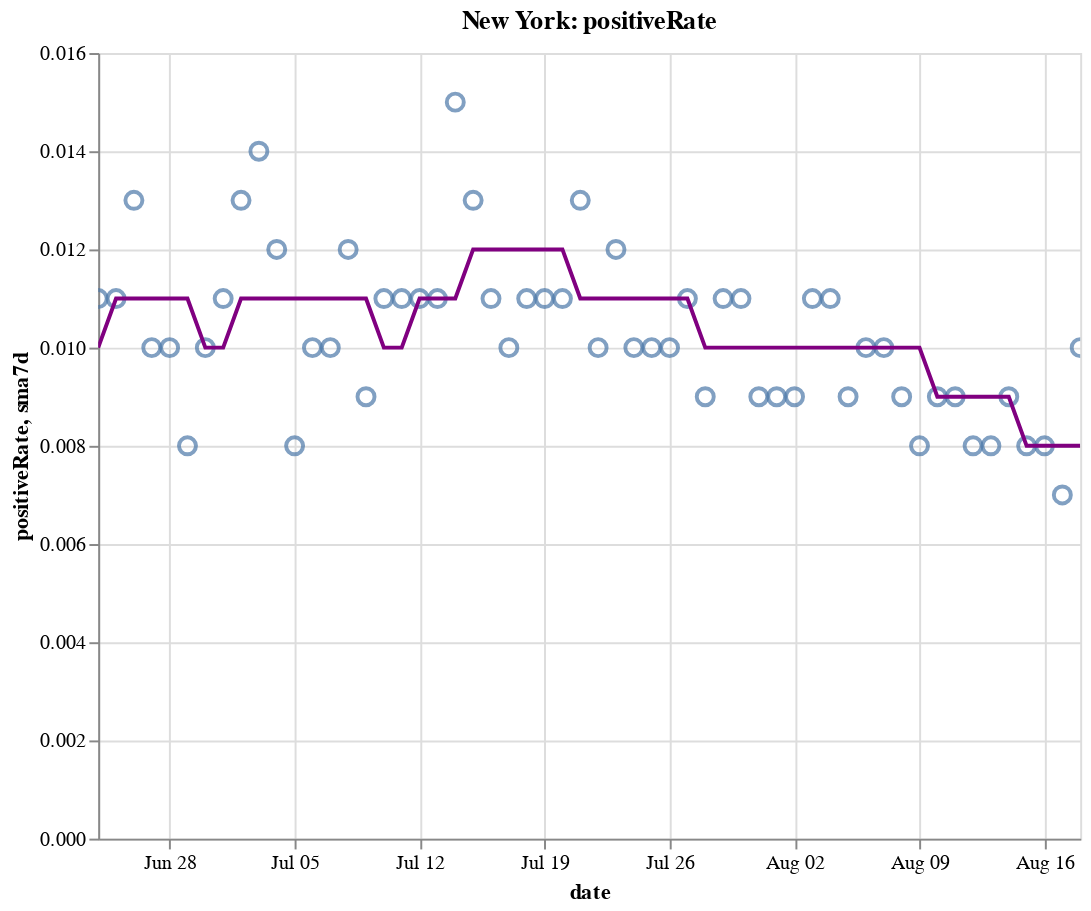

The notebook cell this image was saved under:
### Code cell
create_plot(ny, 'positiveRate')

### Figure 1 — Vega-Lite specification as saved in the notebook (floating-point values rounded to 4 significant figures)
{"config": {"view": {"continuousWidth": 400, "continuousHeight": 300}}, "layer": [{"layer": [{"mark": {"type": "point", "size": 75}, "encoding": {"tooltip": [{"type": "temporal", "field": "date"}, {"type": "quantitative", "field": "positiveRate"}, {"type": "quantitative", "field": "sma7d"}], "x": {"type": "temporal", "field": "date"}, "y": {"type": "quantitative", "field": "positiveRate"}}, "selection": {"selector010": {"type": "interval", "bind": "scales", "encodings": ["x", "y"]}}}, {"mark": {"type": "line", "color": "purple"}, "encoding": {"x": {"type": "temporal", "field": "date"}, "y": {"type": "quantitative", "field": "sma7d"}}}]}, {"mark": {"type": "rule", "color": "#aaa"}, "encoding": {"x": {"type": "temporal", "field": "date"}}, "transform": [{"filter": {"selection": "selector009"}}]}, {"mark": "circle", "encoding": {"opacity": {"condition": {"value": 1, "selection": "selector009"}, "value": 0}, "tooltip": [{"type": "temporal", "field": "date"}, {"type": "quantitative", "field": "positiveRate"}, {"type": "quantitative", "field": "sma7d"}], "x": {"type": "temporal", "field": "date"}, "y": {"type": "quantitative", "field": "positiveRate"}}, "selection": {"selector009": {"type": "single", "encodings": ["x"], "on": "mouseover", "nearest": true, "empty": "none"}}}, {"mark": {"type": "text", "align": "left", "dx": 5, "dy": -5, "stroke": "white", "strokeWidth": 2}, "encoding": {"text": {"type": "quantitative", "field": "positiveRate"}, "tooltip": [{"type": "temporal", "field": "date"}, {"type": "quantitative", "field": "positiveRate"}, {"type": "quantitative", "field": "sma7d"}], "x": {"type": "temporal", "field": "date"}, "y": {"type": "quantitative", "field": "positiveRate"}}, "transform": [{"filter": {"selection": "selector009"}}]}, {"mark": {"type": "text", "align": "left", "dx": 5, "dy": -5}, "encoding": {"text": {"type": "quantitative", "field": "positiveRate"}, "tooltip": [{"type": "temporal", "field": "date"}, {"type": "quantitative", "field": "positiveRate"}, {"type": "quantitative", "field": "sma7d"}], "x": {"type": "temporal", "field": "date"}, "y": {"type": "quantitative", "field": "positiveRate"}}, "transform": [{"filter": {"selection": "selector009"}}]}], "data": {"name": "data-8b6a9255118e4d692d11789db89bf34c"}, "height": 400, "title": "New York: positiveRate", "width": 500, "$schema": "https://vega.github.io/schema/vega-lite/v4.8.1.json", "datasets": {"data-8b6a9255118e4d692d11789db89bf34c": [{"date": "2020-06-24T00:00:00", "totalTestResultsIncrease": 51140.0, "positiveIncrease": 581.0, "death": 24780.0, "deathIncrease": 16.0, "positiveRate": 0.011, "state": "New York", "sma7d": 0.01}, {"date": "2020-06-25T00:00:00", "totalTestResultsIncrease": 67640.0, "positiveIncrease": 749.0, "death": 24800.0, "deathIncrease": 18.0, "positiveRate": 0.011, "state": "New York", "sma7d": 0.011}, {"date": "2020-06-26T00:00:00", "totalTestResultsIncrease": 61720.0, "positiveIncrease": 805.0, "death": 24810.0, "deathIncrease": 14.0, "positiveRate": 0.013, "state": "New York", "sma7d": 0.011}, {"date": "2020-06-27T00:00:00", "totalTestResultsIncrease": 73260.0, "positiveIncrease": 703.0, "death": 24830.0, "deathIncrease": 16.0, "positiveRate": 0.01, "state": "New York", "sma7d": 0.011}, {"date": "2020-06-28T00:00:00", "totalTestResultsIncrease": 61910.0, "positiveIncrease": 616.0, "death": 24840.0, "deathIncrease": 5.0, "positiveRate": 0.01, "state": "New York", "sma7d": 0.011}, {"date": "2020-06-29T00:00:00", "totalTestResultsIncrease": 46430.0, "positiveIncrease": 391.0, "death": 24840.0, "deathIncrease": 7.0, "positiveRate": 0.008, "state": "New York", "sma7d": 0.011}, {"date": "2020-06-30T00:00:00", "totalTestResultsIncrease": 52020.0, "positiveIncrease": 524.0, "death": 24860.0, "deathIncrease": 13.0, "positiveRate": 0.01, "state": "New York", "sma7d": 0.01}, {"date": "2020-07-01T00:00:00", "totalTestResultsIncrease": 56710.0, "positiveIncrease": 625.0, "death": 24870.0, "deathIncrease": 11.0, "positiveRate": 0.011, "state": "New York", "sma7d": 0.01}, {"date": "2020-07-02T00:00:00", "totalTestResultsIncrease": 69940.0, "positiveIncrease": 875.0, "death": 24880.0, "deathIncrease": 11.0, "positiveRate": 0.013, "state": "New York", "sma7d": 0.011}, {"date": "2020-07-03T00:00:00", "totalTestResultsIncrease": 66390.0, "positiveIncrease": 918.0, "death": 24880.0, "deathIncrease": 8.0, "positiveRate": 0.014, "state": "New York", "sma7d": 0.011}, {"date": "2020-07-04T00:00:00", "totalTestResultsIncrease": 62400.0, "positiveIncrease": 726.0, "death": 24900.0, "deathIncrease": 11.0, "positiveRate": 0.012, "state": "New York", "sma7d": 0.011}, {"date": "2020-07-05T00:00:00", "totalTestResultsIncrease": 63420.0, "positiveIncrease": 533.0, "death": 24900.0, "deathIncrease": 8.0, "positiveRate": 0.008, "state": "New York", "sma7d": 0.011}, {"date": "2020-07-06T00:00:00", "totalTestResultsIncrease": 54330.0, "positiveIncrease": 518.0, "death": 24910.0, "deathIncrease": 9.0, "positiveRate": 0.01, "state": "New York", "sma7d": 0.011}, {"date": "2020-07-07T00:00:00", "totalTestResultsIncrease": 56740.0, "positiveIncrease": 588.0, "death": 24920.0, "deathIncrease": 11.0, "positiveRate": 0.01, "state": "New York", "sma7d": 0.011}, {"date": "2020-07-08T00:00:00", "totalTestResultsIncrease": 57580.0, "positiveIncrease": 692.0, "death": 24940.0, "deathIncrease": 20.0, "positiveRate": 0.012, "state": "New York", "sma7d": 0.011}, {"date": "2020-07-09T00:00:00", "totalTestResultsIncrease": 65560.0, "positiveIncrease": 584.0, "death": 24960.0, "deathIncrease": 15.0, "positiveRate": 0.009, "state": "New York", "sma7d": 0.011}, {"date": "2020-07-10T00:00:00", "totalTestResultsIncrease": 73560.0, "positiveIncrease": 786.0, "death": 24970.0, "deathIncrease": 9.0, "positiveRate": 0.011, "state": "New York", "sma7d": 0.01}, {"date": "2020-07-11T00:00:00", "totalTestResultsIncrease": 69200.0, "positiveIncrease": 730.0, "death": 24970.0, "deathIncrease": 6.0, "positiveRate": 0.011, "state": "New York", "sma7d": 0.01}, {"date": "2020-07-12T00:00:00", "totalTestResultsIncrease": 62420.0, "positiveIncrease": 677.0, "death": 24980.0, "deathIncrease": 5.0, "positiveRate": 0.011, "state": "New York", "sma7d": 0.011}, {"date": "2020-07-13T00:00:00", "totalTestResultsIncrease": 51690.0, "positiveIncrease": 557.0, "death": 24990.0, "deathIncrease": 10.0, "positiveRate": 0.011, "state": "New York", "sma7d": 0.011}, {"date": "2020-07-14T00:00:00", "totalTestResultsIncrease": 60040.0, "positiveIncrease": 912.0, "death": 24990.0, "deathIncrease": 5.0, "positiveRate": 0.015, "state": "New York", "sma7d": 0.011}, {"date": "2020-07-15T00:00:00", "totalTestResultsIncrease": 63600.0, "positiveIncrease": 831.0, "death": 25000.0, "deathIncrease": 9.0, "positiveRate": 0.013, "state": "New York", "sma7d": 0.012}, {"date": "2020-07-16T00:00:00", "totalTestResultsIncrease": 72680.0, "positiveIncrease": 769.0, "death": 25010.0, "deathIncrease": 11.0, "positiveRate": 0.011, "state": "New York", "sma7d": 0.012}, {"date": "2020-07-17T00:00:00", "totalTestResultsIncrease": 78240.0, "positiveIncrease": 776.0, "death": 25020.0, "deathIncrease": 10.0, "positiveRate": 0.01, "state": "New York", "sma7d": 0.012}, {"date": "2020-07-18T00:00:00", "totalTestResultsIncrease": 69820.0, "positiveIncrease": 754.0, "death": 25040.0, "deathIncrease": 11.0, "positiveRate": 0.011, "state": "New York", "sma7d": 0.012}, {"date": "2020-07-19T00:00:00", "totalTestResultsIncrease": 46200.0, "positiveIncrease": 502.0, "death": 25050.0, "deathIncrease": 13.0, "positiveRate": 0.011, "state": "New York", "sma7d": 0.012}, {"date": "2020-07-20T00:00:00", "totalTestResultsIncrease": 49340.0, "positiveIncrease": 519.0, "death": 25060.0, "deathIncrease": 8.0, "positiveRate": 0.011, "state": "New York", "sma7d": 0.012}, {"date": "2020-07-21T00:00:00", "totalTestResultsIncrease": 66170.0, "positiveIncrease": 855.0, "death": 25060.0, "deathIncrease": 2.0, "positiveRate": 0.013, "state": "New York", "sma7d": 0.011}, {"date": "2020-07-22T00:00:00", "totalTestResultsIncrease": 67660.0, "positiveIncrease": 705.0, "death": 25070.0, "deathIncrease": 10.0, "positiveRate": 0.01, "state": "New York", "sma7d": 0.011}, {"date": "2020-07-23T00:00:00", "totalTestResultsIncrease": 69700.0, "positiveIncrease": 811.0, "death": 25080.0, "deathIncrease": 13.0, "positiveRate": 0.012, "state": "New York", "sma7d": 0.011}, {"date": "2020-07-24T00:00:00", "totalTestResultsIncrease": 76510.0, "positiveIncrease": 753.0, "death": 25090.0, "deathIncrease": 9.0, "positiveRate": 0.01, "state": "New York", "sma7d": 0.011}, {"date": "2020-07-25T00:00:00", "totalTestResultsIncrease": 71470.0, "positiveIncrease": 750.0, "death": 25100.0, "deathIncrease": 13.0, "positiveRate": 0.01, "state": "New York", "sma7d": 0.011}, {"date": "2020-07-26T00:00:00", "totalTestResultsIncrease": 53570.0, "positiveIncrease": 536.0, "death": 25110.0, "deathIncrease": 3.0, "positiveRate": 0.01, "state": "New York", "sma7d": 0.011}, {"date": "2020-07-27T00:00:00", "totalTestResultsIncrease": 57270.0, "positiveIncrease": 608.0, "death": 25120.0, "deathIncrease": 11.0, "positiveRate": 0.011, "state": "New York", "sma7d": 0.011}, {"date": "2020-07-28T00:00:00", "totalTestResultsIncrease": 57400.0, "positiveIncrease": 534.0, "death": 25130.0, "deathIncrease": 9.0, "positiveRate": 0.009, "state": "New York", "sma7d": 0.01}, {"date": "2020-07-29T00:00:00", "totalTestResultsIncrease": 62280.0, "positiveIncrease": 715.0, "death": 25130.0, "deathIncrease": 6.0, "positiveRate": 0.011, "state": "New York", "sma7d": 0.01}, {"date": "2020-07-30T00:00:00", "totalTestResultsIncrease": 73550.0, "positiveIncrease": 777.0, "death": 25140.0, "deathIncrease": 13.0, "positiveRate": 0.011, "state": "New York", "sma7d": 0.01}, {"date": "2020-07-31T00:00:00", "totalTestResultsIncrease": 68870.0, "positiveIncrease": 644.0, "death": 25150.0, "deathIncrease": 5.0, "positiveRate": 0.009, "state": "New York", "sma7d": 0.01}, {"date": "2020-08-01T00:00:00", "totalTestResultsIncrease": 82740.0, "positiveIncrease": 753.0, "death": 25160.0, "deathIncrease": 14.0, "positiveRate": 0.009, "state": "New York", "sma7d": 0.01}, {"date": "2020-08-02T00:00:00", "totalTestResultsIncrease": 58960.0, "positiveIncrease": 531.0, "death": 25170.0, "deathIncrease": 6.0, "positiveRate": 0.009, "state": "New York", "sma7d": 0.01}, {"date": "2020-08-03T00:00:00", "totalTestResultsIncrease": 51840.0, "positiveIncrease": 545.0, "death": 25170.0, "deathIncrease": 2.0, "positiveRate": 0.011, "state": "New York", "sma7d": 0.01}, {"date": "2020-08-04T00:00:00", "totalTestResultsIncrease": 70990.0, "positiveIncrease": 746.0, "death": 25180.0, "deathIncrease": 3.0, "positiveRate": 0.011, "state": "New York", "sma7d": 0.01}, {"date": "2020-08-05T00:00:00", "totalTestResultsIncrease": 72670.0, "positiveIncrease": 636.0, "death": 25180.0, "deathIncrease": 4.0, "positiveRate": 0.009, "state": "New York", "sma7d": 0.01}, {"date": "2020-08-06T00:00:00", "totalTestResultsIncrease": 72370.0, "positiveIncrease": 703.0, "death": 25180.0, "deathIncrease": 6.0, "positiveRate": 0.01, "state": "New York", "sma7d": 0.01}, {"date": "2020-08-07T00:00:00", "totalTestResultsIncrease": 70170.0, "positiveIncrease": 714.0, "death": 25190.0, "deathIncrease": 5.0, "positiveRate": 0.01, "state": "New York", "sma7d": 0.01}, {"date": "2020-08-08T00:00:00", "totalTestResultsIncrease": 74860.0, "positiveIncrease": 703.0, "death": 25200.0, "deathIncrease": 5.0, "positiveRate": 0.009, "state": "New York", "sma7d": 0.01}, {"date": "2020-08-09T00:00:00", "totalTestResultsIncrease": 65810.0, "positiveIncrease": 515.0, "death": 25200.0, "deathIncrease": 7.0, "positiveRate": 0.008, "state": "New York", "sma7d": 0.01}, {"date": "2020-08-10T00:00:00", "totalTestResultsIncrease": 54000.0, "positiveIncrease": 476.0, "death": 25200.0, "deathIncrease": 2.0, "positiveRate": 0.009, "state": "New York", "sma7d": 0.009}, {"date": "2020-08-11T00:00:00", "totalTestResultsIncrease": 77060.0, "positiveIncrease": 667.0, "death": 25210.0, "deathIncrease": 7.0, "positiveRate": 0.009, "state": "New York", "sma7d": 0.009}, {"date": "2020-08-12T00:00:00", "totalTestResultsIncrease": 87780.0, "positiveIncrease": 700.0, "death": 25220.0, "deathIncrease": 7.0, "positiveRate": 0.008, "state": "New York", "sma7d": 0.009}, {"date": "2020-08-13T00:00:00", "totalTestResultsIncrease": 87900.0, "positiveIncrease": 737.0, "death": 25230.0, "deathIncrease": 10.0, "positiveRate": 0.008, "state": "New York", "sma7d": 0.009}, {"date": "2020-08-14T00:00:00", "totalTestResultsIncrease": 85460.0, "positiveIncrease": 727.0, "death": 25230.0, "deathIncrease": 4.0, "positiveRate": 0.009, "state": "New York", "sma7d": 0.009}, {"date": "2020-08-15T00:00:00", "totalTestResultsIncrease": 88670.0, "positiveIncrease": 734.0, "death": 25240.0, "deathIncrease": 12.0, "positiveRate": 0.008, "state": "New York", "sma7d": 0.008}, {"date": "2020-08-16T00:00:00", "totalTestResultsIncrease": 77690.0, "positiveIncrease": 607.0, "death": 25250.0, "deathIncrease": 6.0, "positiveRate": 0.008, "state": "New York", "sma7d": 0.008}, {"date": "2020-08-17T00:00:00", "totalTestResultsIncrease": 56890.0, "positiveIncrease": 408.0, "death": 25260.0, "deathIncrease": 6.0, "positiveRate": 0.007, "state": "New York", "sma7d": 0.008}, {"date": "2020-08-18T00:00:00", "totalTestResultsIncrease": 66890.0, "positiveIncrease": 655.0, "death": 25260.0, "deathIncrease": 8.0, "positiveRate": 0.01, "state": "New York", "sma7d": 0.008}]}}
